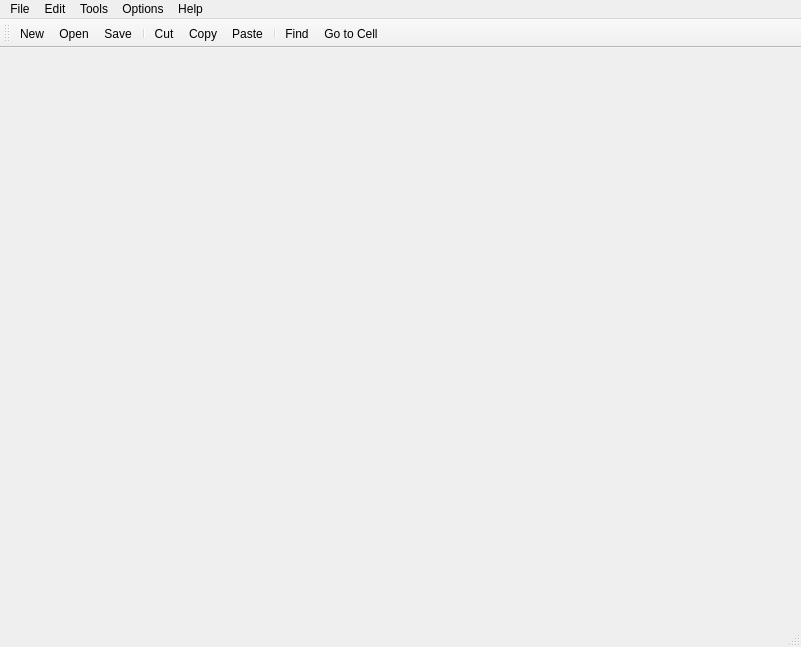
<?xml version="1.0" encoding="UTF-8"?>
<ui version="4.0">
 <class>MainWindow</class>
 <widget class="QMainWindow" name="MainWindow">
  <property name="geometry">
   <rect>
    <x>0</x>
    <y>0</y>
    <width>801</width>
    <height>647</height>
   </rect>
  </property>
  <property name="windowTitle">
   <string>MainWindow</string>
  </property>
  <property name="windowIcon">
   <iconset resource="Resources.qrc">
    <normaloff>:/images/icon.png</normaloff>:/images/icon.png</iconset>
  </property>
  <widget class="QWidget" name="centralWidget"/>
  <widget class="QMenuBar" name="menuBar">
   <property name="geometry">
    <rect>
     <x>0</x>
     <y>0</y>
     <width>801</width>
     <height>21</height>
    </rect>
   </property>
   <widget class="QMenu" name="menuFile">
    <property name="title">
     <string>File</string>
    </property>
    <addaction name="action_New"/>
    <addaction name="action_Open"/>
    <addaction name="action_Save"/>
    <addaction name="actionSave_as"/>
    <addaction name="separator"/>
    <addaction name="action_Exit"/>
   </widget>
   <widget class="QMenu" name="menuEdit">
    <property name="title">
     <string>Edit</string>
    </property>
    <widget class="QMenu" name="menuSelect">
     <property name="title">
      <string>Select</string>
     </property>
     <addaction name="actionRow"/>
     <addaction name="actionColumn"/>
     <addaction name="actionAll"/>
    </widget>
    <addaction name="action_Cut"/>
    <addaction name="action_Copy"/>
    <addaction name="action_Paste"/>
    <addaction name="action_Delete"/>
    <addaction name="menuSelect"/>
    <addaction name="separator"/>
    <addaction name="actionFind"/>
    <addaction name="actionGo_to_Cell"/>
    <addaction name="separator"/>
   </widget>
   <widget class="QMenu" name="menuTools">
    <property name="title">
     <string>Tools</string>
    </property>
    <addaction name="actionRecalculate"/>
    <addaction name="actionSort"/>
   </widget>
   <widget class="QMenu" name="menuOptions">
    <property name="title">
     <string>Options</string>
    </property>
    <addaction name="actionShow_grid"/>
    <addaction name="actionAuto_recalculate"/>
   </widget>
   <widget class="QMenu" name="menuHelp">
    <property name="title">
     <string>Help</string>
    </property>
    <addaction name="actionAbout"/>
    <addaction name="actionAbout_Qt"/>
   </widget>
   <addaction name="menuFile"/>
   <addaction name="menuEdit"/>
   <addaction name="menuTools"/>
   <addaction name="menuOptions"/>
   <addaction name="menuHelp"/>
  </widget>
  <widget class="QToolBar" name="mainToolBar">
   <attribute name="toolBarArea">
    <enum>TopToolBarArea</enum>
   </attribute>
   <attribute name="toolBarBreak">
    <bool>false</bool>
   </attribute>
   <addaction name="action_New"/>
   <addaction name="action_Open"/>
   <addaction name="action_Save"/>
   <addaction name="separator"/>
   <addaction name="action_Cut"/>
   <addaction name="action_Copy"/>
   <addaction name="action_Paste"/>
   <addaction name="separator"/>
   <addaction name="actionFind"/>
   <addaction name="actionGo_to_Cell"/>
  </widget>
  <widget class="QStatusBar" name="statusBar"/>
  <action name="action_New">
   <property name="icon">
    <iconset resource="Resources.qrc">
     <normaloff>:/images/new.png</normaloff>:/images/new.png</iconset>
   </property>
   <property name="text">
    <string>&amp;New</string>
   </property>
   <property name="statusTip">
    <string>Create new file</string>
   </property>
   <property name="shortcut">
    <string>Ctrl+N</string>
   </property>
  </action>
  <action name="action_Open">
   <property name="icon">
    <iconset resource="Resources.qrc">
     <normaloff>:/images/open.png</normaloff>:/images/open.png</iconset>
   </property>
   <property name="text">
    <string>&amp;Open</string>
   </property>
   <property name="statusTip">
    <string>Open file</string>
   </property>
   <property name="shortcut">
    <string>Ctrl+O</string>
   </property>
  </action>
  <action name="action_Save">
   <property name="icon">
    <iconset resource="Resources.qrc">
     <normaloff>:/images/save.png</normaloff>:/images/save.png</iconset>
   </property>
   <property name="text">
    <string>&amp;Save</string>
   </property>
   <property name="statusTip">
    <string>Save file</string>
   </property>
   <property name="shortcut">
    <string>Ctrl+S</string>
   </property>
  </action>
  <action name="actionSave_as">
   <property name="text">
    <string>Save as</string>
   </property>
   <property name="statusTip">
    <string>Save file as ...</string>
   </property>
  </action>
  <action name="action_Exit">
   <property name="text">
    <string>&amp;Exit</string>
   </property>
   <property name="statusTip">
    <string>Exit application</string>
   </property>
   <property name="shortcut">
    <string>Ctrl+Q</string>
   </property>
  </action>
  <action name="action_Cut">
   <property name="icon">
    <iconset resource="Resources.qrc">
     <normaloff>:/images/cut.png</normaloff>:/images/cut.png</iconset>
   </property>
   <property name="text">
    <string>&amp;Cut</string>
   </property>
   <property name="statusTip">
    <string>Cut data</string>
   </property>
   <property name="shortcut">
    <string>Ctrl+X</string>
   </property>
  </action>
  <action name="action_Copy">
   <property name="icon">
    <iconset resource="Resources.qrc">
     <normaloff>:/images/copy.png</normaloff>:/images/copy.png</iconset>
   </property>
   <property name="text">
    <string>&amp;Copy</string>
   </property>
   <property name="statusTip">
    <string>Copy data</string>
   </property>
   <property name="shortcut">
    <string>Ctrl+C</string>
   </property>
  </action>
  <action name="action_Paste">
   <property name="icon">
    <iconset resource="Resources.qrc">
     <normaloff>:/images/paste.png</normaloff>:/images/paste.png</iconset>
   </property>
   <property name="text">
    <string>&amp;Paste</string>
   </property>
   <property name="statusTip">
    <string>Paste data</string>
   </property>
   <property name="shortcut">
    <string>Ctrl+V</string>
   </property>
  </action>
  <action name="action_Delete">
   <property name="text">
    <string>&amp;Delete</string>
   </property>
   <property name="statusTip">
    <string>Delete data</string>
   </property>
   <property name="shortcut">
    <string>Del</string>
   </property>
  </action>
  <action name="actionFind">
   <property name="icon">
    <iconset resource="Resources.qrc">
     <normaloff>:/images/find.png</normaloff>:/images/find.png</iconset>
   </property>
   <property name="text">
    <string>Find</string>
   </property>
   <property name="statusTip">
    <string>Find data</string>
   </property>
   <property name="shortcut">
    <string>Ctrl+F</string>
   </property>
  </action>
  <action name="actionGo_to_Cell">
   <property name="icon">
    <iconset resource="Resources.qrc">
     <normaloff>:/images/gotocell.png</normaloff>:/images/gotocell.png</iconset>
   </property>
   <property name="text">
    <string>Go to Cell</string>
   </property>
   <property name="shortcut">
    <string>F5</string>
   </property>
  </action>
  <action name="actionRow">
   <property name="text">
    <string>Row</string>
   </property>
  </action>
  <action name="actionColumn">
   <property name="text">
    <string>Column</string>
   </property>
  </action>
  <action name="actionAll">
   <property name="text">
    <string>All</string>
   </property>
   <property name="shortcut">
    <string>Ctrl+A</string>
   </property>
  </action>
  <action name="actionRecalculate">
   <property name="text">
    <string>Recalculate</string>
   </property>
   <property name="shortcut">
    <string>F9</string>
   </property>
  </action>
  <action name="actionSort">
   <property name="text">
    <string>Sort</string>
   </property>
  </action>
  <action name="actionShow_grid">
   <property name="checkable">
    <bool>true</bool>
   </property>
   <property name="text">
    <string>Show grid</string>
   </property>
  </action>
  <action name="actionAuto_recalculate">
   <property name="checkable">
    <bool>true</bool>
   </property>
   <property name="text">
    <string>Auto-recalculate</string>
   </property>
  </action>
  <action name="actionAbout">
   <property name="text">
    <string>About</string>
   </property>
  </action>
  <action name="actionAbout_Qt">
   <property name="text">
    <string>About Qt</string>
   </property>
  </action>
 </widget>
 <layoutdefault spacing="6" margin="11"/>
 <resources>
  <include location="Resources.qrc"/>
 </resources>
 <connections/>
</ui>
